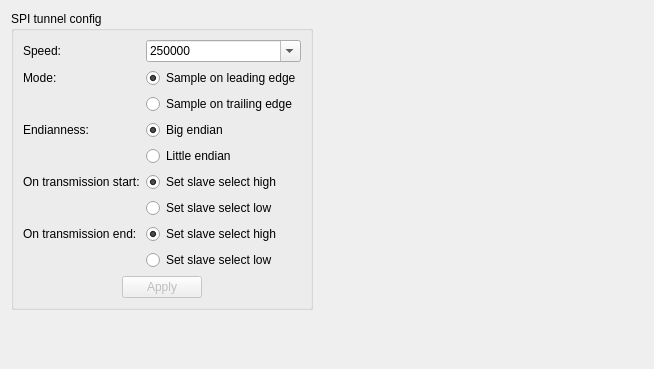
<?xml version="1.0" encoding="UTF-8"?>
<ui version="4.0">
 <class>ShupitoSpiTunnelWidget</class>
 <widget class="QWidget" name="ShupitoSpiTunnelWidget">
  <property name="geometry">
   <rect>
    <x>0</x>
    <y>0</y>
    <width>654</width>
    <height>369</height>
   </rect>
  </property>
  <property name="windowTitle">
   <string>SPI tunnel config</string>
  </property>
  <layout class="QVBoxLayout" name="verticalLayout">
   <item>
    <widget class="QGroupBox" name="groupBox">
     <property name="sizePolicy">
      <sizepolicy hsizetype="Fixed" vsizetype="Preferred">
       <horstretch>0</horstretch>
       <verstretch>0</verstretch>
      </sizepolicy>
     </property>
     <property name="title">
      <string>SPI tunnel config</string>
     </property>
     <layout class="QGridLayout" name="gridLayout">
      <item row="0" column="0">
       <widget class="QLabel" name="label">
        <property name="text">
         <string>Speed:</string>
        </property>
       </widget>
      </item>
      <item row="0" column="1">
       <widget class="QComboBox" name="tunnel_speed">
        <property name="editable">
         <bool>true</bool>
        </property>
        <item>
         <property name="text">
          <string>250000</string>
         </property>
        </item>
        <item>
         <property name="text">
          <string>500000</string>
         </property>
        </item>
        <item>
         <property name="text">
          <string>1000000</string>
         </property>
        </item>
        <item>
         <property name="text">
          <string>2000000</string>
         </property>
        </item>
       </widget>
      </item>
      <item row="1" column="0">
       <widget class="QLabel" name="label_2">
        <property name="text">
         <string>Mode:</string>
        </property>
       </widget>
      </item>
      <item row="1" column="1">
       <widget class="QRadioButton" name="sample_leading">
        <property name="text">
         <string>Sample on leading edge</string>
        </property>
        <property name="checked">
         <bool>true</bool>
        </property>
        <attribute name="buttonGroup">
         <string notr="true">buttonGroup</string>
        </attribute>
       </widget>
      </item>
      <item row="2" column="1">
       <widget class="QRadioButton" name="sample_trailing">
        <property name="text">
         <string>Sample on trailing edge</string>
        </property>
        <attribute name="buttonGroup">
         <string notr="true">buttonGroup</string>
        </attribute>
       </widget>
      </item>
      <item row="3" column="0">
       <widget class="QLabel" name="label_3">
        <property name="text">
         <string>Endianness:</string>
        </property>
       </widget>
      </item>
      <item row="3" column="1">
       <widget class="QRadioButton" name="big_endian">
        <property name="text">
         <string>Big endian</string>
        </property>
        <property name="checked">
         <bool>true</bool>
        </property>
        <attribute name="buttonGroup">
         <string notr="true">buttonGroup_2</string>
        </attribute>
       </widget>
      </item>
      <item row="4" column="1">
       <widget class="QRadioButton" name="little_endian">
        <property name="text">
         <string>Little endian</string>
        </property>
        <attribute name="buttonGroup">
         <string notr="true">buttonGroup_2</string>
        </attribute>
       </widget>
      </item>
      <item row="5" column="0">
       <widget class="QLabel" name="label_4">
        <property name="text">
         <string>On transmission start:</string>
        </property>
       </widget>
      </item>
      <item row="5" column="1">
       <widget class="QRadioButton" name="ss_start_high">
        <property name="text">
         <string>Set slave select high</string>
        </property>
        <property name="checked">
         <bool>true</bool>
        </property>
        <attribute name="buttonGroup">
         <string notr="true">buttonGroup_4</string>
        </attribute>
       </widget>
      </item>
      <item row="6" column="1">
       <widget class="QRadioButton" name="ss_start_low">
        <property name="text">
         <string>Set slave select low</string>
        </property>
        <attribute name="buttonGroup">
         <string notr="true">buttonGroup_4</string>
        </attribute>
       </widget>
      </item>
      <item row="7" column="0">
       <widget class="QLabel" name="label_5">
        <property name="text">
         <string>On transmission end:</string>
        </property>
       </widget>
      </item>
      <item row="7" column="1">
       <widget class="QRadioButton" name="ss_end_high">
        <property name="text">
         <string>Set slave select high</string>
        </property>
        <property name="checked">
         <bool>true</bool>
        </property>
        <attribute name="buttonGroup">
         <string notr="true">buttonGroup_3</string>
        </attribute>
       </widget>
      </item>
      <item row="8" column="1">
       <widget class="QRadioButton" name="ss_end_low">
        <property name="text">
         <string>Set slave select low</string>
        </property>
        <attribute name="buttonGroup">
         <string notr="true">buttonGroup_3</string>
        </attribute>
       </widget>
      </item>
      <item row="9" column="0" colspan="2">
       <widget class="QDialogButtonBox" name="buttonBox">
        <property name="enabled">
         <bool>false</bool>
        </property>
        <property name="standardButtons">
         <set>QDialogButtonBox::Apply</set>
        </property>
        <property name="centerButtons">
         <bool>true</bool>
        </property>
       </widget>
      </item>
     </layout>
    </widget>
   </item>
   <item>
    <spacer name="verticalSpacer">
     <property name="orientation">
      <enum>Qt::Vertical</enum>
     </property>
     <property name="sizeHint" stdset="0">
      <size>
       <width>20</width>
       <height>40</height>
      </size>
     </property>
    </spacer>
   </item>
  </layout>
 </widget>
 <resources/>
 <connections/>
 <buttongroups>
  <buttongroup name="buttonGroup"/>
  <buttongroup name="buttonGroup_2"/>
  <buttongroup name="buttonGroup_3"/>
  <buttongroup name="buttonGroup_4"/>
 </buttongroups>
</ui>
